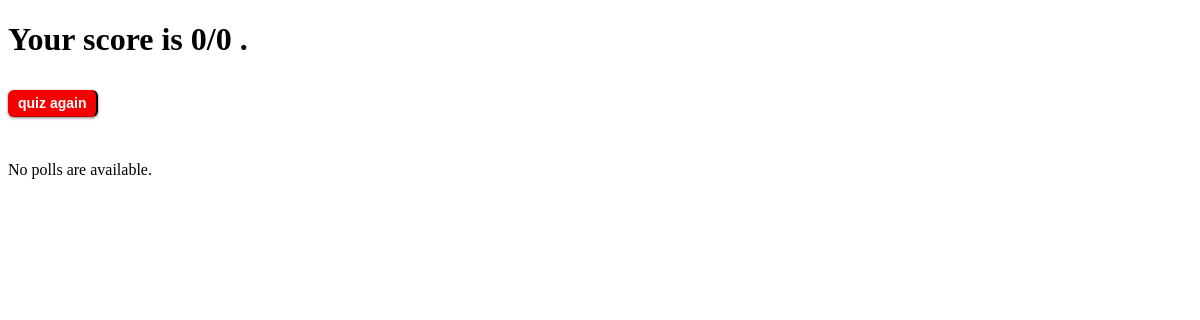
Page /error_test/result/ on the earlier database version.
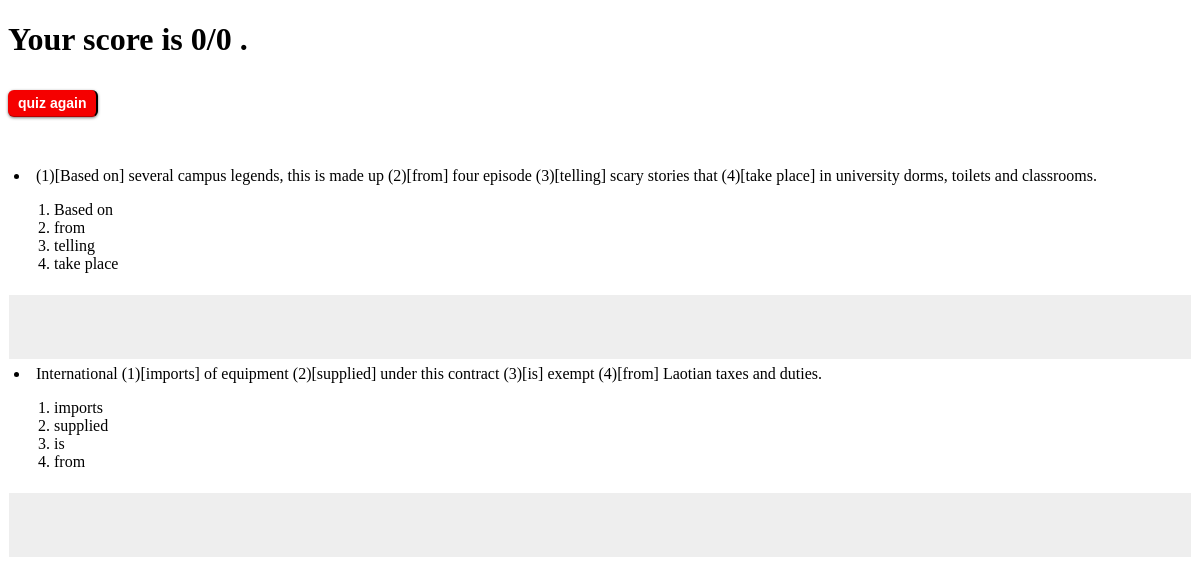
Same page on the later database version.
### error_test/models.py (models this page shows, shortened)
class Question(models.Model):
    question_text = models.CharField(max_length=200)
    pub_date = models.DateTimeField('date published')

class Choice(models.Model):
    question = models.ForeignKey(Question, on_delete=models.CASCADE)
    choice_text = models.CharField(max_length=200)
    is_valid = models.BooleanField(default=False)

### error_test/views.py (the view, shortened to what this page needs)
def result(request):
    point=0
    i=0
    answers=[]
    question_list = Question.objects.all()
    questions = request.POST.getlist('question')
    template = loader.get_template('error_test/result.html')
    context = {
        'question_list': question_list,
        'point': point,
        'total' : i,
    }
    return HttpResponse(template.render(context, request))

### error_test/templates/error_test/result.html (shortened to what this page needs)
<!DOCTYPE html>
<html>
<h1>Your score is {{point}}/{{total}} .</h1>
<form action="{% url 'error_test:quiz' %}" method="post">
<input type="submit" value="quiz again" /><br><br>
</form>
<head></head>
<body>
{% if question_list %}
<table id="t01">
    <ul>
    {% for question in question_list %}
        <tr><td><li>{{ question.question_text }}</a></li>
 <ol>
	{% for choice in question.choice_set.all %}
    		<li for="choice{{ forloop.counter }}">{{ choice.choice_text }}</li>
	{% endfor %}
<tr><td>
</ol><br>
<br><br>
    {% endfor %}
    </ul>
{% else %}
    <p>No polls are available.</p>
{% endif %}
</body>
</html>

### error_test/templates/error_test/result.html (style rules this page uses)
table { width:100%; }
table, th, td { border: 1px solid white; border-collapse: collapse; }
th, td { padding: 5px; text-align: left; }
table#t01 tr:nth-child(even) { background-color: #eee; }
table#t01 tr:nth-child(odd) { background-color:#fff; }
input { background:#F50000; font-family:Tahoma, Geneva, sans-serif; font-size:14px; padding: 5px 10px 5px 10px; color: #fff; font-weight: bold; border-radius: 6px; border-radius: 6px; box-shadow: 0 1px 3px rgba(0,0,0,0.5); border-bottom: 1px solid rgba(0,0,0,0.25); cursor: pointer; border-left:none; border-top:none; margin:10px 0 10px 0; }

Differences in the rows shown:
added Question: question_text "(1)[Based on] several campus legends, this is made up (2)[from] four episode (3)[telling] scary stories that (4)[take place] in university dorms, toilets and classrooms."
added Choice: choice_text "Based on"
added Choice: choice_text "from"
added Choice: choice_text "telling"
added Choice: choice_text "take place"
added Question: question_text "International (1)[imports] of equipment (2)[supplied] under this contract (3)[is] exempt (4)[from] Laotian taxes and duties."
added Choice: choice_text "imports"
added Choice: choice_text "supplied"
added Choice: choice_text "is"
added Choice: choice_text "from"
Other differences:
text no longer shown: "No polls are available."
